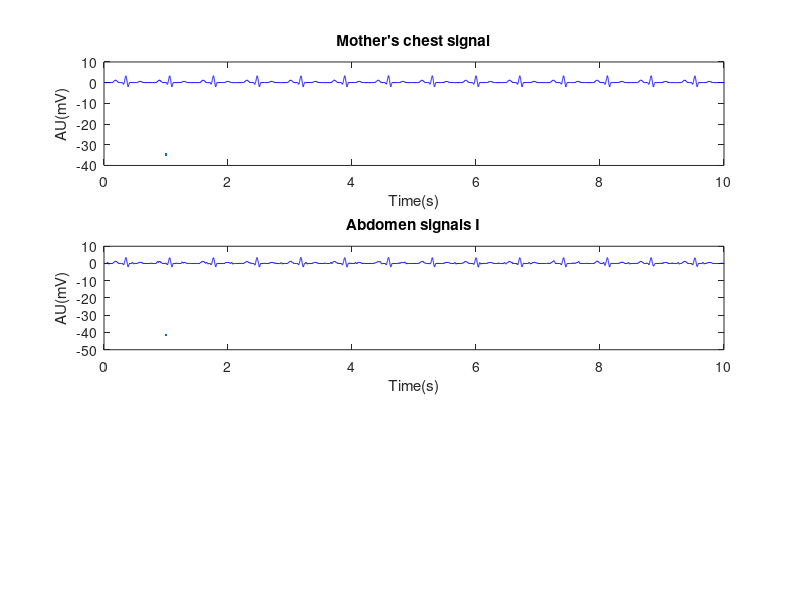

Here is the MATLAB script that generated this plot: (Note: this script raises an error after producing the figure.)
% 521273S Biosignal Processing I 
% Lab 3. Lab 3. Adaptive Filtering
% Objectives:
%       +Introduction to LMS adaptive filtering
%       +Example application: Separation of mother and fetus ECG signals
%
% Input:
%       Signals.mat, file contain:
%       + Fetus signal (fhb) (pure fetus signal that is used to assess analysis results)
%       +Mother?s chest signal (mhb) (pure mother?s signal that is used to assess analysis results)
%       +Abdomen signals (abd_sig1, abd_sig2 and abd_sig3) (mixed from fetus and mother
%       signals)
%       +A real abdomen signal and mother?s chest signal (abd_sig_real and mhb_real)
%       +The sampling rate of the signal is 1000 Hz. 
% Output:      
%       fetus ECG signal.
% 
% Useful MATLAB commands(8)
%       filter, for, plot, hold, adaptfilt.lms, xlim, immse, corrcoef
%
% ->>>>> 1->10. It is all about chosing the best parameters for the
% adaptive filter. ->>>>> 11->13(addition tasks). build my own adaptive filter, 
% it could produce better results. can use the suggetion from slide. 
% Required knowledge: Optimization, Signal processing(filter & adaptive filters)
% $Id: ecgFilters,v1.0 2016/11/15 16:37:40 lhuynh Exp $

function LMSFilter()
%import data
load('521273S_signals.mat');
tm = 1/Fs:1/Fs:10;


%% section 1
%1.init time vector(tm), plot mother's chest signal
Fig1 = figure('Name', 'Case I figure', 'NumberTitle','off');
ax1  = subplot(3,1,1);
plot(Fig1, ax1, tm, mhb(1:10000), 'b');
xlabel(ax1,'Time(s)');
ylabel(ax1,'AU(mV)');
title(ax1,'Mother''s chest signal');

%2.Case I: plot the first abdomen signal
ax2  = subplot(3,1,2);
plot(Fig1, ax2, tm, abd_sig1(1:10000), 'b');
xlabel(ax2,'Time(s)');
ylabel(ax2,'AU(mV)');
title(ax2,'Abdomen signals I');
%3+4.Case I (abd_sig1):
% R2016b:adaptfilt.lms will be removed in a future release. Use dsp.LMSFilter instead.
%{
% running experiments
len            = [1,5,11,15,21]; % array of adaptive lengths
optima_cs1_len = -1;
optima_cs1_mu  = -1;
mse_cs1        = 99999;
correlate_cs1  = -99999;

for i=1:5
    for j=0.1:0.1:0.9 % 0<c<1, with mu = c/energy, energy case I = 186
        ha_cs1 = adaptfilt.lms(len(i), j/186); %adaptive filter
        [y_cs1,e_cs1]  = filter(ha_cs1, mhb, abd_sig1); %output signal 
        mse    = getMSE(fhb, e_cs1); %calculate mean square error
        corre  = corrcoef(fhb, e_cs1); %calculate correlation coefficient        
        fprintf('[i,j] = [%d,%.2f], mse = %.5f, corre = %.5f\n', len(i),j, mse, corre(2));
    end
end
%}

% the result got from running experiments, 
% lenght = 11, mu = 0.9/186, mse = 0.0.00419, correlation coefficients =
% 0.86608
ha_cs1 = adaptfilt.lms(11, 0.9/186); 
[y_cs1, e_cs1]  = filter(ha_cs1, mhb, abd_sig1);
ax3 = subplot(3,1,3);
plot(Fig1, ax3, tm, fhb(1:10000), 'b', tm, e_cs1(1:10000), 'r');
xlabel(ax3,'Time(s)');
ylabel(ax3,'AU(mV)');
title(ax3,'Evaluate case I');
%fprintf('Case I, MSE = %.5f\nCase I, Correlation Coefficient = %.5f\n', getMSE(fhb, y_cs1), getCorrCoeff(fhb, y_cs1));
fprintf('Case I, MSE = %.5f\n', getMSE(fhb, e_cs1));
a_cs1 = corrcoef(fhb, e_cs1);
fprintf('Case I, Correlation Coefficient = %.5f\n', a_cs1(2));
% end of cell 1



%% section 2
%+++++++++++++++++++++++++++++++++++++++++++++++++++++++++++++++++++++++++
%5+6.Case II (abd_sig2):
Fig2 = figure('Name', 'Case II figure', 'NumberTitle','off');
ax1  = subplot(3,1,1);
plot(Fig2, ax1, tm, mhb(1:10000), 'b');
xlabel(ax1,'Time(s)');
ylabel(ax1,'AU(mV)');
title(ax1,'Mother''s chest signal');

ax2  = subplot(3,1,2);
plot(Fig2, ax2, tm, abd_sig2(1:10000), 'b');
xlabel(ax2,'Time(s)');
ylabel(ax2,'AU(mV)');
title(ax2,'Abdomen signals II');
%{
% running experiments
len            = [1,5,11,15,21]; % array of adaptive lengths
optima_cs2_len = -1;
optima_cs2_mu  = -1;
mse_cs2        = 99999;
correlate_cs2  = -99999;

for i=1:5
    for j=0.1:0.1:0.9 % 0<c<1, with mu = c/energy, energy case I = 186
        ha_cs2 = adaptfilt.lms(len(i), j/186); %adaptive filter
        [y_cs2, e_cs2]  = filter(ha_cs2, mhb, abd_sig2); %output signal
        mse    = getMSE(fhb, e_cs2); %calculate mean square error
        corre  = corrcoef(fhb, e_cs2); %calculate correlation coefficient        
        fprintf('[i,j] = [%d,%.2f], mse = %.5f, corre = %.5f\n', len(i),j, mse, corre(2));
    end
end
%}


% the result got from running experiments, 
% lenght = 11, mu = 0.9/186, mse = 0.00425, correlation coefficients = 0.86820
ha_cs2 = adaptfilt.lms(11, 0.9/186); 
[y_cs2, e_cs2]  = filter(ha_cs2, mhb, abd_sig2);
ax3 = subplot(3,1,3);
plot(Fig2, ax3, tm, fhb(1:10000), 'b', tm, e_cs2(1:10000), 'r');
xlabel(ax3,'Time(s)');
ylabel(ax3,'AU(mV)');
title(ax3,'Evaluate case II');
fprintf('Case II, MSE = %.5f\n', getMSE(fhb, e_cs2));
a_cs2 = corrcoef(fhb, e_cs2);
fprintf('Case II, Correlation Coefficient = %.5f\n', a_cs2(2));
% end of cell 2



%% section 3
%+++++++++++++++++++++++++++++++++++++++++++++++++++++++++++++++++++++++++
%7+8.Case III (abd_sig3):
Fig3 = figure('Name', 'Case III figure', 'NumberTitle','off');
ax1  = subplot(3,1,1);
plot(Fig3, ax1, tm, mhb(1:10000), 'b');
xlabel(ax1,'Time(s)');
ylabel(ax1,'AU(mV)');
title(ax1,'Mother''s chest signal');

ax2  = subplot(3,1,2);
plot(Fig3, ax2, tm, abd_sig3(1:10000), 'b');
xlabel(ax2,'Time(s)');
ylabel(ax2,'AU(mV)');
title(ax2,'Abdomen signals III');
%{
% running experiments
len            = [1,5,15,21,50]; % array of adaptive lengths
optima_cs3_len = -1;
optima_cs3_mu  = -1;
mse_cs3        = 99999;
correlate_cs3  = -99999;

for i=3:5
    for j=0.9:0.01:0.99 % 0<c<1, with mu = c/energy, energy case I = 186
        ha_cs3 = adaptfilt.lms(len(i), j/186); %adaptive filter
        [y_cs3, e_cs3]  = filter(ha_cs3, mhb, abd_sig3); %output signal
        mse    = getMSE(fhb, e_cs3); %calculate mean square error
        corre  = corrcoef(fhb, e_cs3); %calculate correlation coefficient        
        fprintf('[i,j] = [%d,%.2f], mse = %.5f, corre = %.5f\n', len(i),j, mse, corre(2));
    end
end
%}


% the result got from running experiments, 
% lenght = 21, mu = 0.99/186, mse = 0.02013, correlation coefficients = 0.61142
ha_cs3 = adaptfilt.lms(21, 0.99/186); 
[y_cs3, e_cs3]  = filter(ha_cs3, mhb, abd_sig3); %output signal
ax3 = subplot(3,1,3);
plot(Fig3, ax3, tm, fhb(1:10000), 'b', tm, e_cs3(1:10000), 'r');
xlabel(ax3,'Time(s)');
ylabel(ax3,'AU(mV)');
title(ax3,'Evaluate case III');
fprintf('Case III, MSE = %.5f\n', getMSE(fhb, e_cs3));
a_cs3 = corrcoef(fhb, e_cs3);
fprintf('Case III, Correlation Coefficient = %.5f\n', a_cs3(2));
% end of section 3



%% section 4
%+++++++++++++++++++++++++++++++++++++++++++++++++++++++++++++++++++++++++
%9+10.Case IV real data (abd_sig_real & mhb_real):
Fig4 = figure('Name', 'Case IV figure', 'NumberTitle','off');
ax1  = subplot(3,1,1);
plot(Fig4, ax1, tm, abd_sig_real(1:10000), 'b');
xlabel(ax1,'Time(s)');
ylabel(ax1,'AU(mV)');
title(ax1,'Real Abdomen signals');

ax2  = subplot(3,1,2);
plot(Fig4, ax2, tm, mhb_real(1:10000), 'b');
xlabel(ax2,'Time(s)');
ylabel(ax2,'AU(mV)');
title(ax2,'Real Mother''s chest signal');

% evaluate by looking at the subfigure 
ha_cs4 = adaptfilt.lms(11, 0.9/157); % len = 11, mu = 0.9/157
[y_cs4, e_cs4]  = filter(ha_cs4, mhb_real, abd_sig_real);
ax3 = subplot(3,1,3);
plot(Fig4, ax3, tm, abd_sig_real(1:10000), 'b', tm, e_cs4(1:10000), 'r');
xlabel(ax3,'Time(s)');
ylabel(ax3,'AU(mV)');
title(ax3,'Evaluate case IV');
% end of cell 4


%+++++++++++++++++++++++++++++++++++++++++++++++++++++++++++++++++++++++++
%11+12+13. Implement the adaptive LMS

%}


end

function MSE = getMSE(des, out)
    MSE = mean((des - out).^2);
end

%{ 
function COR = getCorrCoeff(des, out)
    y_dash = mean(des);
    COR    = 1 - ( sum( (des - out).^2 ) / sum( (out - y_dash).^2 ) );
end
%} 

%%